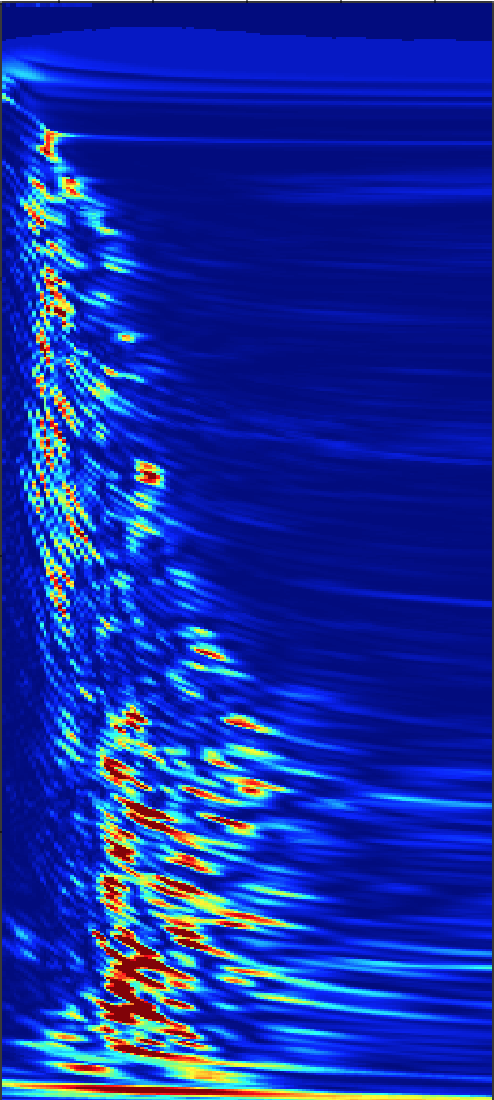
#> input picture slack_gather_1.png, 494 x 1100 px
$ jupyter execute Image_Read_Tests_v1.ipynb   (older library calls are emulated)
#> lines starting #> are read from the running program, lines starting #| are printed output that depends on the picture
[cell 1]
import numpy as np
import matplotlib.pyplot as plt
from scipy import ndimage as ndi
from scipy import misc
from skimage import feature
from skimage.io import imread
import glob

[cell 2]
from PIL import Image
from numpy import*

temp=asarray(Image.open('slack_gather_1.png'))
#> temp is the input picture: shape (1100, 494, 4); mean R, G, B, A 19.8, 44.6, 164.1, 255
for j in temp:
    new_temp = asarray([[i[0],i[1]] for i in j]) # new_temp gets the two first pixe

[cell 3]
from PIL import Image
from numpy import*

im=asarray(Image.open('slack_gather_1.png'))
x=im.shape[0]
#> x = 1100
y=im.shape[1]*im.shape[2]
#> y = 1976

im.resize((x,y)) # a 2D array
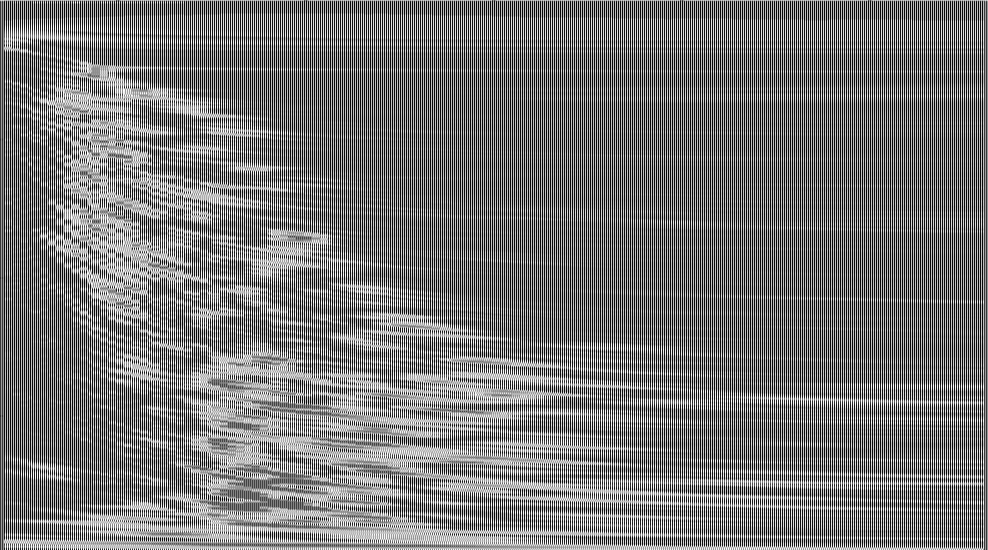
#> im: shape (1100, 1976) (shown at 1/2 size); min 2, max 255, mean 120.9
print(im)
#> (printed output is left out)

[cell 4]
im.shape
#> Out = (1100, 1976)

[cell 5]
# Compute the Canny filter for two values of sigma
edges1 = feature.canny(im)
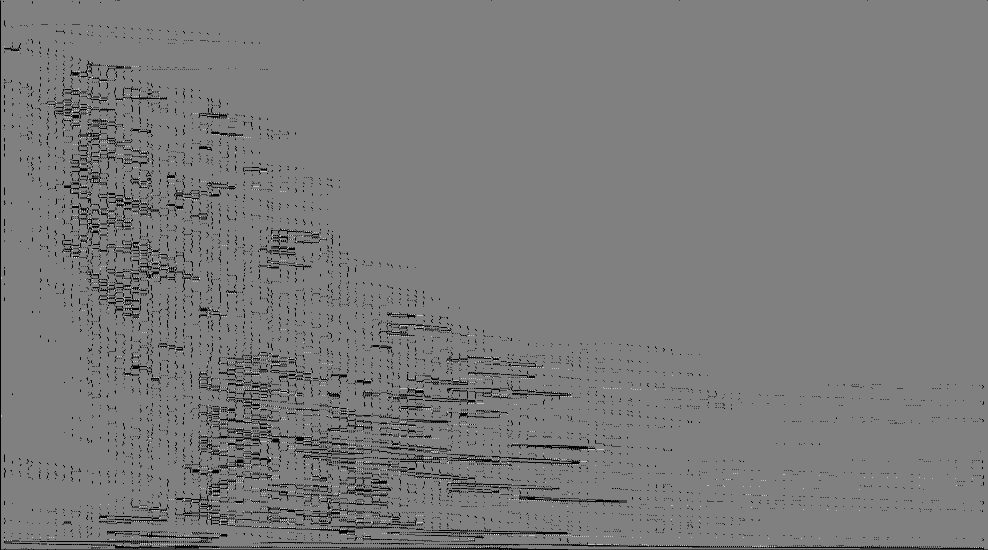
#> edges1: shape (1100, 1976) bool (shown at 1/2 size); 48% white in thin lines or dots

[cell 6]
edges1

[cell 7]
edges2 = feature.canny(im, sigma=3)
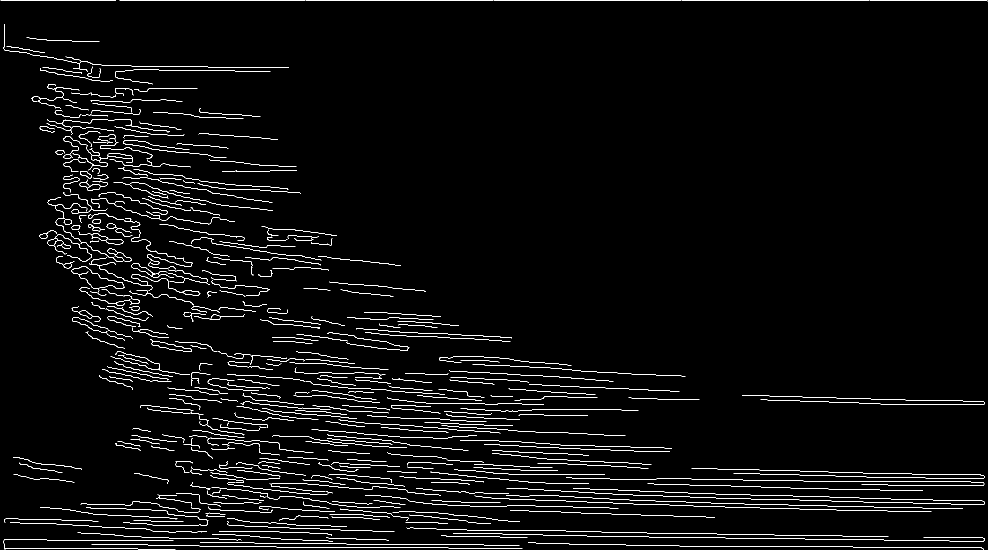
#> edges2: shape (1100, 1976) bool (shown at 1/2 size); 2.9% white in thin lines or dots

[cell 8]
edges2

[cell 9]
plt.imshow(edges2, cmap='gray');

[cell 10]
plt.show()

[cell 11]
edges16 = feature.canny(im, sigma=1.6)
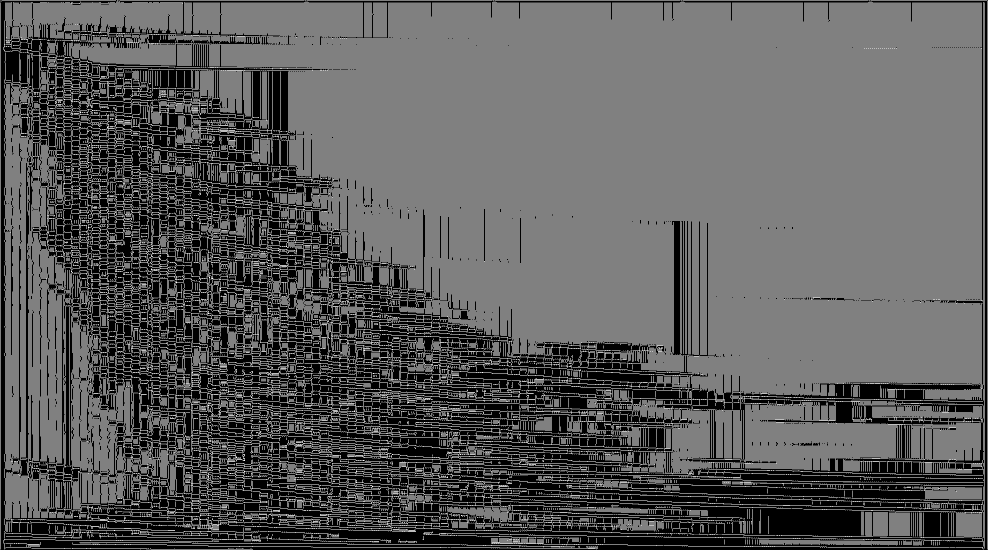
#> edges16: shape (1100, 1976) bool (shown at 1/2 size); 35.6% white in thin lines or dots
plt.imshow(edges16, cmap='gray');
plt.show()
